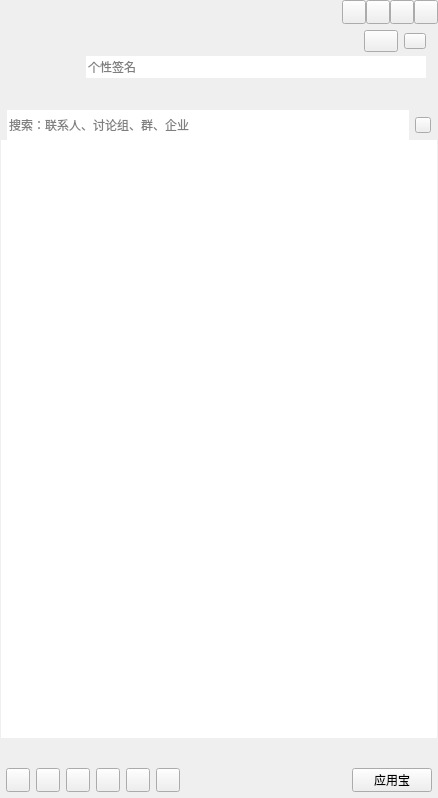
<?xml version="1.0" encoding="UTF-8"?>
<ui version="4.0">
 <class>CMainWindowClass</class>
 <widget class="QWidget" name="CMainWindowClass">
  <property name="geometry">
   <rect>
    <x>0</x>
    <y>0</y>
    <width>438</width>
    <height>798</height>
   </rect>
  </property>
  <property name="minimumSize">
   <size>
    <width>280</width>
    <height>680</height>
   </size>
  </property>
  <property name="windowTitle">
   <string>QQMainWindow</string>
  </property>
  <layout class="QVBoxLayout" name="verticalLayout_2">
   <property name="spacing">
    <number>0</number>
   </property>
   <property name="leftMargin">
    <number>0</number>
   </property>
   <property name="topMargin">
    <number>0</number>
   </property>
   <property name="rightMargin">
    <number>0</number>
   </property>
   <property name="bottomMargin">
    <number>0</number>
   </property>
   <item>
    <widget class="QWidget" name="titleWidget" native="true">
     <property name="sizePolicy">
      <sizepolicy hsizetype="Expanding" vsizetype="Preferred">
       <horstretch>0</horstretch>
       <verstretch>0</verstretch>
      </sizepolicy>
     </property>
     <property name="minimumSize">
      <size>
       <width>0</width>
       <height>0</height>
      </size>
     </property>
     <property name="titleskin" stdset="0">
      <bool>true</bool>
     </property>
     <layout class="QVBoxLayout" name="verticalLayout_3">
      <property name="spacing">
       <number>0</number>
      </property>
      <property name="leftMargin">
       <number>0</number>
      </property>
      <property name="topMargin">
       <number>0</number>
      </property>
      <property name="rightMargin">
       <number>0</number>
      </property>
      <property name="bottomMargin">
       <number>0</number>
      </property>
      <item>
       <layout class="QHBoxLayout" name="horizontalLayout">
        <property name="spacing">
         <number>0</number>
        </property>
        <property name="leftMargin">
         <number>12</number>
        </property>
        <item>
         <widget class="QLabel" name="titleIcon">
          <property name="sizePolicy">
           <sizepolicy hsizetype="Fixed" vsizetype="Fixed">
            <horstretch>0</horstretch>
            <verstretch>0</verstretch>
           </sizepolicy>
          </property>
          <property name="minimumSize">
           <size>
            <width>42</width>
            <height>18</height>
           </size>
          </property>
          <property name="maximumSize">
           <size>
            <width>42</width>
            <height>18</height>
           </size>
          </property>
          <property name="text">
           <string/>
          </property>
         </widget>
        </item>
        <item>
         <spacer name="horizontalSpacer">
          <property name="orientation">
           <enum>Qt::Horizontal</enum>
          </property>
          <property name="sizeHint" stdset="0">
           <size>
            <width>40</width>
            <height>20</height>
           </size>
          </property>
         </spacer>
        </item>
        <item>
         <widget class="QPushButton" name="palcehold1">
          <property name="minimumSize">
           <size>
            <width>24</width>
            <height>24</height>
           </size>
          </property>
          <property name="maximumSize">
           <size>
            <width>24</width>
            <height>24</height>
           </size>
          </property>
          <property name="text">
           <string/>
          </property>
         </widget>
        </item>
        <item>
         <widget class="QPushButton" name="placehold2">
          <property name="minimumSize">
           <size>
            <width>24</width>
            <height>24</height>
           </size>
          </property>
          <property name="maximumSize">
           <size>
            <width>24</width>
            <height>24</height>
           </size>
          </property>
          <property name="text">
           <string/>
          </property>
         </widget>
        </item>
        <item>
         <widget class="QPushButton" name="sysmin">
          <property name="minimumSize">
           <size>
            <width>24</width>
            <height>24</height>
           </size>
          </property>
          <property name="maximumSize">
           <size>
            <width>24</width>
            <height>24</height>
           </size>
          </property>
          <property name="text">
           <string/>
          </property>
         </widget>
        </item>
        <item>
         <widget class="QPushButton" name="sysclose">
          <property name="minimumSize">
           <size>
            <width>24</width>
            <height>24</height>
           </size>
          </property>
          <property name="maximumSize">
           <size>
            <width>24</width>
            <height>24</height>
           </size>
          </property>
          <property name="text">
           <string/>
          </property>
         </widget>
        </item>
       </layout>
      </item>
      <item>
       <layout class="QHBoxLayout" name="horizontalLayout_3">
        <property name="spacing">
         <number>6</number>
        </property>
        <property name="leftMargin">
         <number>12</number>
        </property>
        <property name="topMargin">
         <number>6</number>
        </property>
        <property name="rightMargin">
         <number>12</number>
        </property>
        <property name="bottomMargin">
         <number>6</number>
        </property>
        <item>
         <widget class="QLabel" name="headLabel">
          <property name="sizePolicy">
           <sizepolicy hsizetype="Fixed" vsizetype="Fixed">
            <horstretch>0</horstretch>
            <verstretch>0</verstretch>
           </sizepolicy>
          </property>
          <property name="minimumSize">
           <size>
            <width>68</width>
            <height>68</height>
           </size>
          </property>
          <property name="maximumSize">
           <size>
            <width>68</width>
            <height>68</height>
           </size>
          </property>
          <property name="text">
           <string/>
          </property>
         </widget>
        </item>
        <item>
         <layout class="QVBoxLayout" name="verticalLayout">
          <property name="spacing">
           <number>4</number>
          </property>
          <item>
           <layout class="QHBoxLayout" name="horizontalLayout_2">
            <property name="leftMargin">
             <number>0</number>
            </property>
            <property name="topMargin">
             <number>0</number>
            </property>
            <item>
             <widget class="QLabel" name="nameLabel">
              <property name="sizePolicy">
               <sizepolicy hsizetype="Expanding" vsizetype="Fixed">
                <horstretch>0</horstretch>
                <verstretch>0</verstretch>
               </sizepolicy>
              </property>
              <property name="minimumSize">
               <size>
                <width>0</width>
                <height>22</height>
               </size>
              </property>
              <property name="maximumSize">
               <size>
                <width>16777215</width>
                <height>22</height>
               </size>
              </property>
              <property name="styleSheet">
               <string notr="true">color: rgb(255, 255, 245);
font: 75 12pt &quot;微软雅黑&quot;;</string>
              </property>
              <property name="text">
               <string/>
              </property>
             </widget>
            </item>
            <item>
             <widget class="QPushButton" name="statusBtn">
              <property name="sizePolicy">
               <sizepolicy hsizetype="Fixed" vsizetype="Fixed">
                <horstretch>0</horstretch>
                <verstretch>0</verstretch>
               </sizepolicy>
              </property>
              <property name="minimumSize">
               <size>
                <width>34</width>
                <height>22</height>
               </size>
              </property>
              <property name="maximumSize">
               <size>
                <width>34</width>
                <height>22</height>
               </size>
              </property>
              <property name="text">
               <string/>
              </property>
              <property name="hasborder" stdset="0">
               <bool>true</bool>
              </property>
             </widget>
            </item>
            <item>
             <widget class="QPushButton" name="levelBtn">
              <property name="sizePolicy">
               <sizepolicy hsizetype="Fixed" vsizetype="Fixed">
                <horstretch>0</horstretch>
                <verstretch>0</verstretch>
               </sizepolicy>
              </property>
              <property name="minimumSize">
               <size>
                <width>22</width>
                <height>16</height>
               </size>
              </property>
              <property name="maximumSize">
               <size>
                <width>22</width>
                <height>16</height>
               </size>
              </property>
              <property name="text">
               <string/>
              </property>
              <property name="hasborder" stdset="0">
               <bool>true</bool>
              </property>
             </widget>
            </item>
           </layout>
          </item>
          <item>
           <widget class="QLineEdit" name="lineEdit">
            <property name="minimumSize">
             <size>
              <width>0</width>
              <height>22</height>
             </size>
            </property>
            <property name="maximumSize">
             <size>
              <width>16777215</width>
              <height>22</height>
             </size>
            </property>
            <property name="cursor">
             <cursorShape>ArrowCursor</cursorShape>
            </property>
            <property name="styleSheet">
             <string notr="true"/>
            </property>
            <property name="frame">
             <bool>false</bool>
            </property>
            <property name="readOnly">
             <bool>false</bool>
            </property>
            <property name="placeholderText">
             <string>个性签名</string>
            </property>
            <property name="clearButtonEnabled">
             <bool>false</bool>
            </property>
           </widget>
          </item>
          <item>
           <widget class="QWidget" name="appWidget" native="true">
            <property name="sizePolicy">
             <sizepolicy hsizetype="Expanding" vsizetype="Fixed">
              <horstretch>0</horstretch>
              <verstretch>0</verstretch>
             </sizepolicy>
            </property>
            <property name="minimumSize">
             <size>
              <width>0</width>
              <height>22</height>
             </size>
            </property>
            <property name="maximumSize">
             <size>
              <width>16777215</width>
              <height>22</height>
             </size>
            </property>
            <property name="styleSheet">
             <string notr="true"/>
            </property>
           </widget>
          </item>
         </layout>
        </item>
       </layout>
      </item>
     </layout>
    </widget>
   </item>
   <item>
    <widget class="QWidget" name="widget" native="true">
     <property name="sizePolicy">
      <sizepolicy hsizetype="Expanding" vsizetype="Expanding">
       <horstretch>0</horstretch>
       <verstretch>0</verstretch>
      </sizepolicy>
     </property>
     <layout class="QVBoxLayout" name="verticalLayout_4">
      <property name="spacing">
       <number>0</number>
      </property>
      <property name="leftMargin">
       <number>1</number>
      </property>
      <property name="topMargin">
       <number>0</number>
      </property>
      <property name="rightMargin">
       <number>1</number>
      </property>
      <property name="bottomMargin">
       <number>0</number>
      </property>
      <item>
       <widget class="QWidget" name="searchWidget" native="true">
        <property name="sizePolicy">
         <sizepolicy hsizetype="Expanding" vsizetype="Fixed">
          <horstretch>0</horstretch>
          <verstretch>0</verstretch>
         </sizepolicy>
        </property>
        <property name="minimumSize">
         <size>
          <width>0</width>
          <height>30</height>
         </size>
        </property>
        <property name="maximumSize">
         <size>
          <width>16777215</width>
          <height>30</height>
         </size>
        </property>
        <layout class="QHBoxLayout" name="horizontalLayout_4">
         <property name="spacing">
          <number>6</number>
         </property>
         <property name="leftMargin">
          <number>6</number>
         </property>
         <property name="topMargin">
          <number>0</number>
         </property>
         <property name="rightMargin">
          <number>6</number>
         </property>
         <property name="bottomMargin">
          <number>0</number>
         </property>
         <item>
          <widget class="QLineEdit" name="searchLineEdit">
           <property name="minimumSize">
            <size>
             <width>0</width>
             <height>30</height>
            </size>
           </property>
           <property name="maximumSize">
            <size>
             <width>16777215</width>
             <height>30</height>
            </size>
           </property>
           <property name="frame">
            <bool>false</bool>
           </property>
           <property name="placeholderText">
            <string>搜索：联系人、讨论组、群、企业</string>
           </property>
          </widget>
         </item>
         <item>
          <widget class="QPushButton" name="searchBtn">
           <property name="sizePolicy">
            <sizepolicy hsizetype="Fixed" vsizetype="Fixed">
             <horstretch>0</horstretch>
             <verstretch>0</verstretch>
            </sizepolicy>
           </property>
           <property name="minimumSize">
            <size>
             <width>16</width>
             <height>16</height>
            </size>
           </property>
           <property name="maximumSize">
            <size>
             <width>16</width>
             <height>16</height>
            </size>
           </property>
           <property name="text">
            <string/>
           </property>
          </widget>
         </item>
        </layout>
       </widget>
      </item>
      <item>
       <widget class="QScrollArea" name="scrollArea">
        <property name="frameShape">
         <enum>QFrame::NoFrame</enum>
        </property>
        <property name="widgetResizable">
         <bool>true</bool>
        </property>
        <widget class="QWidget" name="scrollAreaWidgetContents">
         <property name="geometry">
          <rect>
           <x>0</x>
           <y>0</y>
           <width>436</width>
           <height>592</height>
          </rect>
         </property>
         <property name="sizePolicy">
          <sizepolicy hsizetype="Expanding" vsizetype="Expanding">
           <horstretch>0</horstretch>
           <verstretch>0</verstretch>
          </sizepolicy>
         </property>
         <layout class="QVBoxLayout" name="verticalLayout_6">
          <property name="spacing">
           <number>0</number>
          </property>
          <property name="leftMargin">
           <number>0</number>
          </property>
          <property name="topMargin">
           <number>0</number>
          </property>
          <property name="rightMargin">
           <number>0</number>
          </property>
          <property name="bottomMargin">
           <number>0</number>
          </property>
          <item>
           <widget class="QTreeWidget" name="treeWidget">
            <property name="frameShape">
             <enum>QFrame::NoFrame</enum>
            </property>
            <property name="verticalScrollBarPolicy">
             <enum>Qt::ScrollBarAlwaysOff</enum>
            </property>
            <property name="horizontalScrollBarPolicy">
             <enum>Qt::ScrollBarAlwaysOff</enum>
            </property>
            <property name="editTriggers">
             <set>QAbstractItemView::AllEditTriggers</set>
            </property>
            <property name="selectionMode">
             <enum>QAbstractItemView::SingleSelection</enum>
            </property>
            <property name="indentation">
             <number>0</number>
            </property>
            <property name="animated">
             <bool>false</bool>
            </property>
            <property name="headerHidden">
             <bool>true</bool>
            </property>
            <property name="expandsOnDoubleClick">
             <bool>false</bool>
            </property>
            <column>
             <property name="text">
              <string notr="true">1</string>
             </property>
            </column>
           </widget>
          </item>
         </layout>
        </widget>
       </widget>
      </item>
     </layout>
    </widget>
   </item>
   <item>
    <widget class="QWidget" name="bottomWidget" native="true">
     <property name="sizePolicy">
      <sizepolicy hsizetype="Expanding" vsizetype="Fixed">
       <horstretch>0</horstretch>
       <verstretch>0</verstretch>
      </sizepolicy>
     </property>
     <property name="minimumSize">
      <size>
       <width>0</width>
       <height>60</height>
      </size>
     </property>
     <property name="maximumSize">
      <size>
       <width>16777215</width>
       <height>60</height>
      </size>
     </property>
     <property name="bottomskin" stdset="0">
      <bool>true</bool>
     </property>
     <layout class="QVBoxLayout" name="verticalLayout_5" stretch="1,1">
      <property name="spacing">
       <number>6</number>
      </property>
      <property name="leftMargin">
       <number>6</number>
      </property>
      <property name="topMargin">
       <number>6</number>
      </property>
      <property name="rightMargin">
       <number>6</number>
      </property>
      <property name="bottomMargin">
       <number>6</number>
      </property>
      <item>
       <layout class="QHBoxLayout" name="bottomLayout_up">
        <property name="sizeConstraint">
         <enum>QLayout::SetMaximumSize</enum>
        </property>
       </layout>
      </item>
      <item>
       <layout class="QHBoxLayout" name="horizontalLayout_5">
        <property name="sizeConstraint">
         <enum>QLayout::SetMaximumSize</enum>
        </property>
        <item>
         <widget class="QPushButton" name="addFriendsBtn">
          <property name="sizePolicy">
           <sizepolicy hsizetype="Fixed" vsizetype="Fixed">
            <horstretch>0</horstretch>
            <verstretch>0</verstretch>
           </sizepolicy>
          </property>
          <property name="minimumSize">
           <size>
            <width>24</width>
            <height>24</height>
           </size>
          </property>
          <property name="maximumSize">
           <size>
            <width>24</width>
            <height>24</height>
           </size>
          </property>
          <property name="text">
           <string/>
          </property>
         </widget>
        </item>
        <item>
         <widget class="QPushButton" name="bottomBtn_2">
          <property name="sizePolicy">
           <sizepolicy hsizetype="Fixed" vsizetype="Fixed">
            <horstretch>0</horstretch>
            <verstretch>0</verstretch>
           </sizepolicy>
          </property>
          <property name="minimumSize">
           <size>
            <width>24</width>
            <height>24</height>
           </size>
          </property>
          <property name="maximumSize">
           <size>
            <width>24</width>
            <height>24</height>
           </size>
          </property>
          <property name="text">
           <string/>
          </property>
         </widget>
        </item>
        <item>
         <widget class="QPushButton" name="bottomBtn_3">
          <property name="sizePolicy">
           <sizepolicy hsizetype="Fixed" vsizetype="Fixed">
            <horstretch>0</horstretch>
            <verstretch>0</verstretch>
           </sizepolicy>
          </property>
          <property name="minimumSize">
           <size>
            <width>24</width>
            <height>24</height>
           </size>
          </property>
          <property name="maximumSize">
           <size>
            <width>24</width>
            <height>24</height>
           </size>
          </property>
          <property name="text">
           <string/>
          </property>
         </widget>
        </item>
        <item>
         <widget class="QPushButton" name="bottomBtn_4">
          <property name="sizePolicy">
           <sizepolicy hsizetype="Fixed" vsizetype="Fixed">
            <horstretch>0</horstretch>
            <verstretch>0</verstretch>
           </sizepolicy>
          </property>
          <property name="minimumSize">
           <size>
            <width>24</width>
            <height>24</height>
           </size>
          </property>
          <property name="maximumSize">
           <size>
            <width>24</width>
            <height>24</height>
           </size>
          </property>
          <property name="text">
           <string/>
          </property>
         </widget>
        </item>
        <item>
         <widget class="QPushButton" name="bottomBtn_5">
          <property name="sizePolicy">
           <sizepolicy hsizetype="Fixed" vsizetype="Fixed">
            <horstretch>0</horstretch>
            <verstretch>0</verstretch>
           </sizepolicy>
          </property>
          <property name="minimumSize">
           <size>
            <width>24</width>
            <height>24</height>
           </size>
          </property>
          <property name="maximumSize">
           <size>
            <width>24</width>
            <height>24</height>
           </size>
          </property>
          <property name="text">
           <string/>
          </property>
         </widget>
        </item>
        <item>
         <widget class="QPushButton" name="bottomBtn_6">
          <property name="sizePolicy">
           <sizepolicy hsizetype="Fixed" vsizetype="Fixed">
            <horstretch>0</horstretch>
            <verstretch>0</verstretch>
           </sizepolicy>
          </property>
          <property name="minimumSize">
           <size>
            <width>24</width>
            <height>24</height>
           </size>
          </property>
          <property name="maximumSize">
           <size>
            <width>24</width>
            <height>24</height>
           </size>
          </property>
          <property name="text">
           <string/>
          </property>
         </widget>
        </item>
        <item>
         <spacer name="horizontalSpacer_2">
          <property name="orientation">
           <enum>Qt::Horizontal</enum>
          </property>
          <property name="sizeHint" stdset="0">
           <size>
            <width>40</width>
            <height>20</height>
           </size>
          </property>
         </spacer>
        </item>
        <item>
         <widget class="QPushButton" name="bottomBtn_7">
          <property name="sizePolicy">
           <sizepolicy hsizetype="Preferred" vsizetype="Fixed">
            <horstretch>0</horstretch>
            <verstretch>0</verstretch>
           </sizepolicy>
          </property>
          <property name="minimumSize">
           <size>
            <width>24</width>
            <height>24</height>
           </size>
          </property>
          <property name="maximumSize">
           <size>
            <width>86</width>
            <height>24</height>
           </size>
          </property>
          <property name="text">
           <string>应用宝</string>
          </property>
          <property name="icon">
           <iconset theme=":/QQMainWindow/Resources/MainWindow/bottom/qplusentrancebtn.png">
            <normaloff>.</normaloff>.</iconset>
          </property>
         </widget>
        </item>
       </layout>
      </item>
     </layout>
    </widget>
   </item>
  </layout>
 </widget>
 <layoutdefault spacing="6" margin="11"/>
 <resources/>
 <connections/>
</ui>
